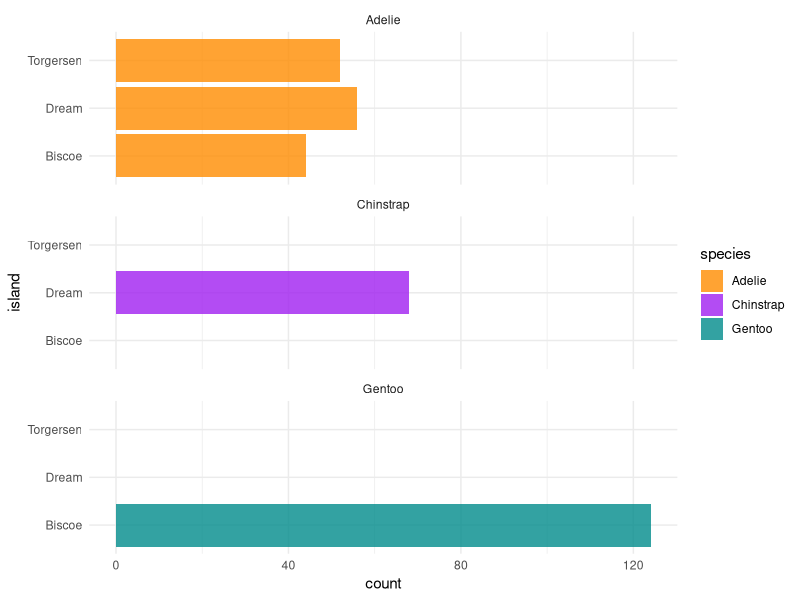
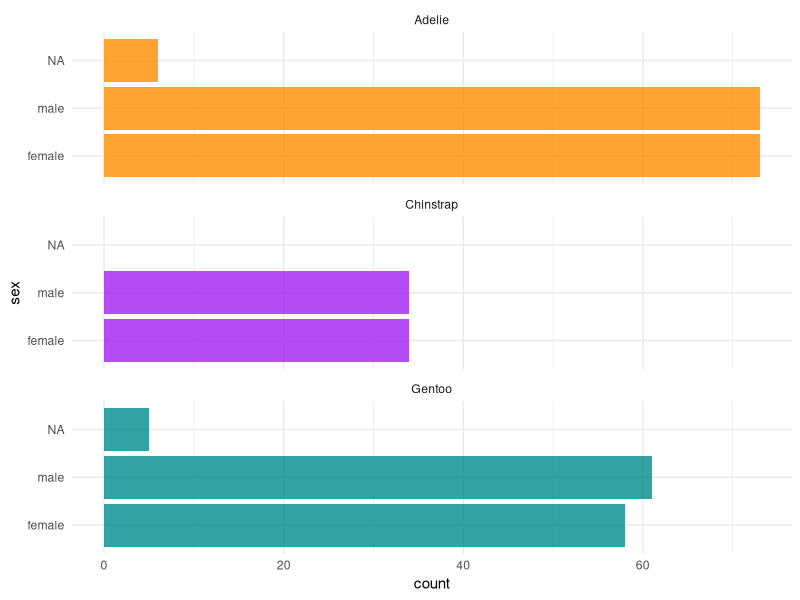
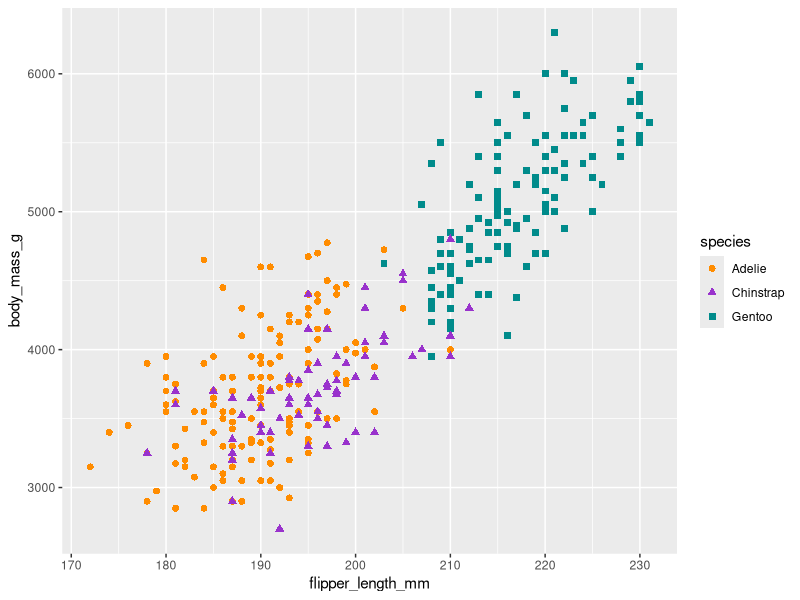
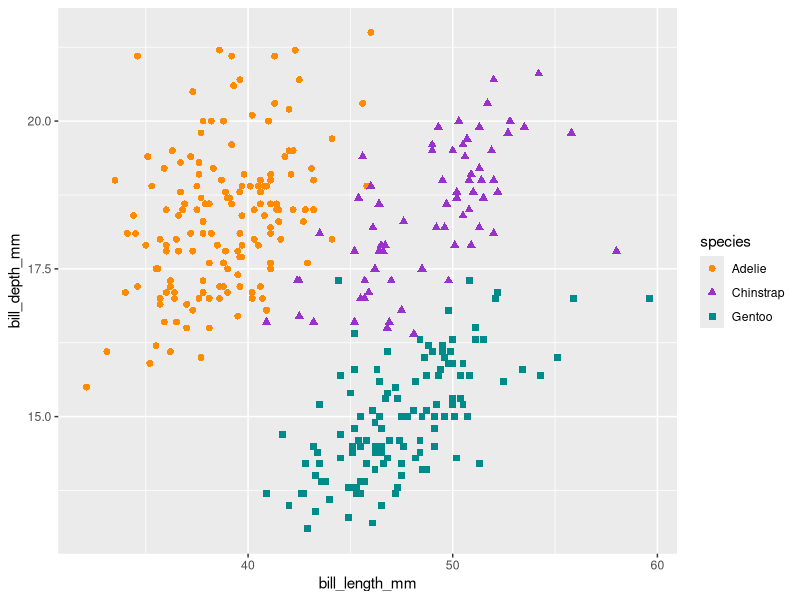
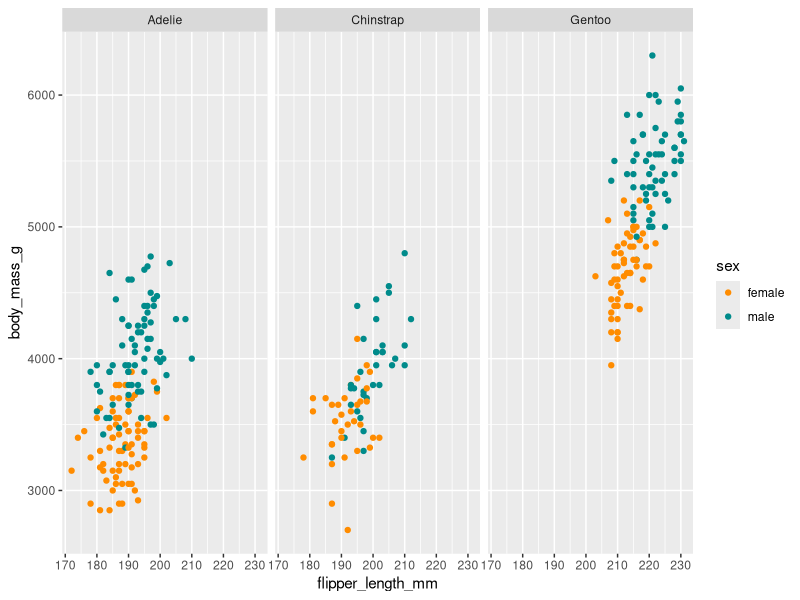
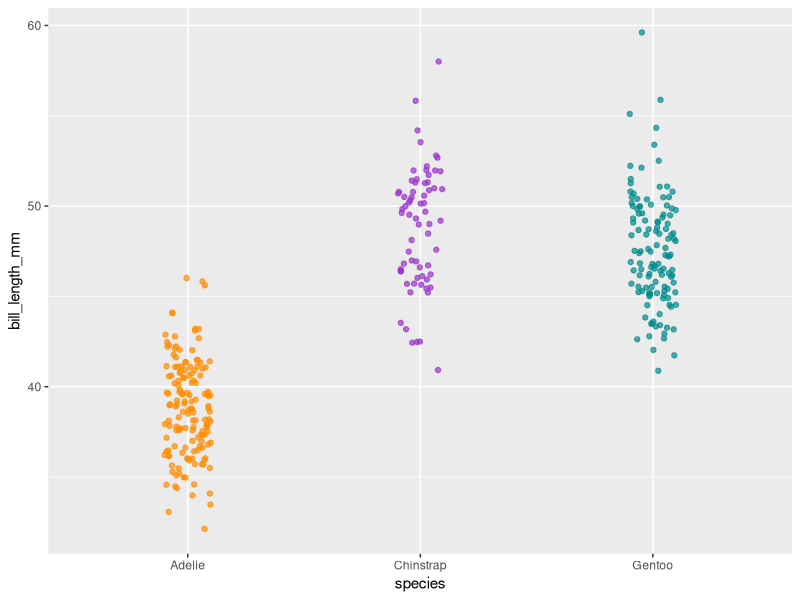
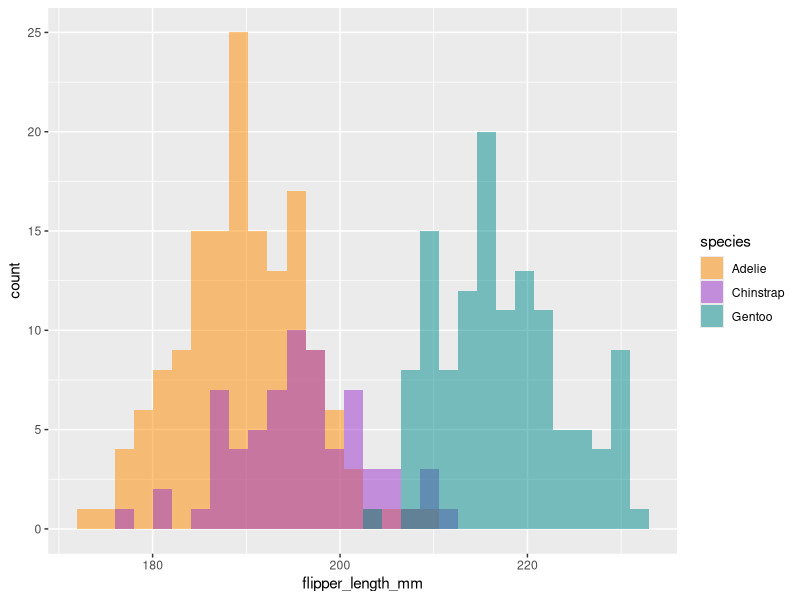

These charts were generated, in order, by the following R code:
## ---- chunk 1
#| label: setup
#| include: false

knitr::opts_chunk$set(
  warning = FALSE,
  message = FALSE)

library(palmerpenguins)
## ---- chunk 2
#| label: load-packages
#| include: false

library(palmerpenguins)
library(dplyr)
library(ggplot2)
library(tidyverse)
## ---- chunk 3
data <- penguins
glimpse(penguins)
## ---- chunk 4
penguins |>
  dplyr::select(where(is.factor)) |>
  glimpse()
## ---- chunk 5
# Count penguins for each species / island
penguins %>%
  count(species, island, .drop = FALSE)

table(penguins$species, penguins$island)
## ---- chunk 6
#| label: plot-distribution
#| fig-width: 8
#| fig-height: 4

ggplot(penguins, aes(x = island, fill = species)) +
  geom_bar(alpha = 0.8) +
  scale_fill_manual(values = c("darkorange","purple","cyan4")) +
  theme_minimal() +
  facet_wrap(~species, ncol = 1) +
  coord_flip()
## ---- chunk 7
# Count penguins for each species / sex
penguins %>%
  count(species, sex, .drop = FALSE)
## ---- chunk 8
ggplot(penguins, aes(x = sex, fill = species)) +
  geom_bar(alpha = 0.8) +
  scale_fill_manual(values = c("darkorange","purple","cyan4"), 
                    guide = FALSE) +
  theme_minimal() +
  facet_wrap(~species, ncol = 1) +
  coord_flip()
## ---- chunk 9
penguins %>%
  dplyr::select(body_mass_g, ends_with("_mm")) %>% 
  glimpse()
## ---- chunk 10
# Scatterplot example 1: penguin flipper length versus body mass
ggplot(data = penguins, aes(x = flipper_length_mm, y = body_mass_g)) +
  geom_point(aes(color = species, 
                 shape = species),
             size = 2) +
  scale_color_manual(values = c("darkorange","darkorchid","cyan4")) 

# Scatterplot example 2: penguin bill length versus bill depth
ggplot(data = penguins, aes(x = bill_length_mm, y = bill_depth_mm)) +
  geom_point(aes(color = species, 
                 shape = species),
             size = 2)  +
  scale_color_manual(values = c("darkorange","darkorchid","cyan4"))
## ---- chunk 11
ggplot(penguins, aes(x = flipper_length_mm,
                     y = body_mass_g)) +
  geom_point(aes(color = sex)) +
  scale_color_manual(values = c("darkorange","cyan4"), 
                     na.translate = FALSE) +
  facet_wrap(~species)
## ---- chunk 12
# Jitter plot example: bill length by species
ggplot(data = penguins, aes(x = species, y = bill_length_mm)) +
  geom_jitter(aes(color = species),
              width = 0.1, 
              alpha = 0.7,
              show.legend = FALSE) +
  scale_color_manual(values = c("darkorange","darkorchid","cyan4"))

# Histogram example: flipper length by species
ggplot(data = penguins, aes(x = flipper_length_mm)) +
  geom_histogram(aes(fill = species), alpha = 0.5, position = "identity") +
  scale_fill_manual(values = c("darkorange","darkorchid","cyan4"))
## ---- chunk 13
citation("palmerpenguins")
